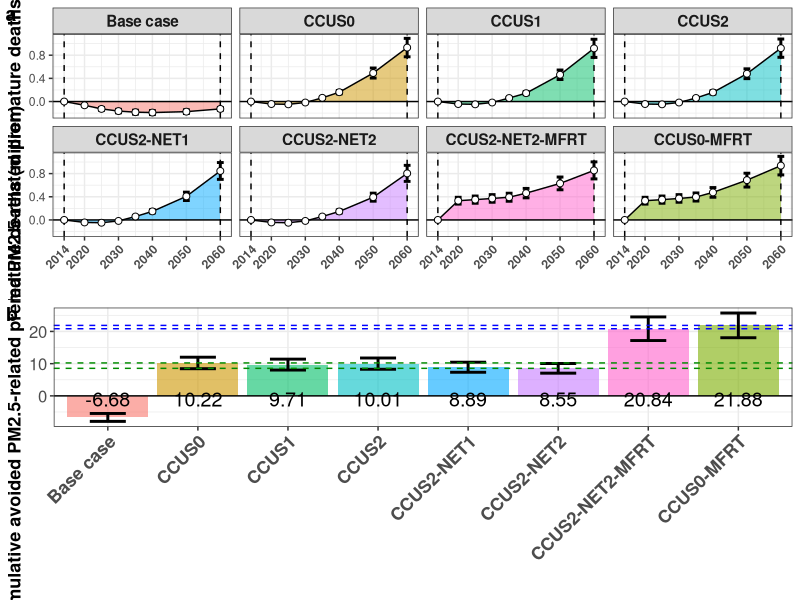

Write R code to recreate this figure.
library(readxl)
library(dplyr)
library(ggplot2)

df = read_xlsx('./data/health data.xlsx')
df$deaths = df$deaths/1000000
df$upper = df$upper/1000000
df$ci = abs(df$upper-df$deaths)
p1=ggplot(df,aes(x=year,y=deaths))+geom_area(aes(fill = scenario),alpha = .5)+geom_line()+facet_wrap(~factor(scenario,,levels = c('Base case','CCUS0','CCUS1','CCUS2',
                                                                                                           'CCUS2-NET1','CCUS2-NET2','CCUS2-NET2-MFRT',
                                                                                                           'CCUS0-MFRT')),nrow = 2,scales = 'fixed')+
  theme_bw()+labs(x='',y='Avoided PM2.5-related premature deaths (million)')+geom_hline(yintercept = 0)+geom_vline(xintercept = c(2014,2060),lty=2)+
  geom_errorbar(aes(ymin = deaths-ci,ymax = deaths+ci),lwd=1,width =2)+geom_point(shape=21,fill='white',size=2)+theme(axis.title = element_text(size=13,face = 'bold'),
                                                                                                                      strip.text = element_text(size=11,face = 'bold'),
                                                                                                                      axis.text.x = element_text(face = 'bold',angle = 45,hjust = 1),
                                                                                                                      legend.position = '')+
  scale_x_continuous(breaks = c(2014,2020,2030,2040,2050,2060))



deathsbox = c()

for (i in 1:8) {
  

s = unique(df$scenario)[i]
fit = lm(deaths ~ I(year^4)+I(year^3)+I(year^2),data = filter(df,scenario == s))
f = function(x) fit$coefficients[1]+fit$coefficients[2]*x^4+fit$coefficients[3]*x^3+fit$coefficients[4]*x^2
res = integrate(f,lower = 2014,upper = 2060)$value
deathsbox = c(deathsbox,res)
}

deathsboxupper = c()

for (i in 1:8) {
  
  
  s = unique(df$scenario)[i]
  fit = lm(upper ~ I(year^4)+I(year^3)+I(year^2),data = filter(df,scenario == s))
  f = function(x) fit$coefficients[1]+fit$coefficients[2]*x^4+fit$coefficients[3]*x^3+fit$coefficients[4]*x^2
  res = integrate(f,lower = 2014,upper = 2060)$value
  deathsboxupper = c(deathsboxupper,res)
}

cumulative = array(data = NA,dim = c(8,3))%>%as.data.frame()
names(cumulative) = c('scenario','deaths','ci')
cumulative$scenario = c('Base case','CCUS0','CCUS1','CCUS2',
                    'CCUS2-NET1','CCUS2-NET2','CCUS2-NET2-MFRT',
                    'CCUS0-MFRT')
cumulative$deaths = deathsbox
cumulative$ci = abs(deathsboxupper-deathsbox)
p2=ggplot(data = cumulative,aes(x=factor(scenario,,levels = c('Base case','CCUS0','CCUS1','CCUS2',
                                                           'CCUS2-NET1','CCUS2-NET2','CCUS2-NET2-MFRT',
                                                           'CCUS0-MFRT')),y=deaths))+geom_bar(stat = 'identity',aes(fill=scenario),alpha = .6)+geom_errorbar(aes(ymin = deaths-ci,ymax = deaths+ci),lwd=1,width = .4)+
  theme_bw()+geom_hline(yintercept = 0)+labs(x='',y='Cumulative avoided PM2.5-related premature deaths (million)')+theme(axis.title = element_text(size=13,face = 'bold'),
                                                                                                                         axis.text.x = element_text(face = 'bold',size=13,hjust=1,angle = 45),
                                                                                                                         axis.text.y = element_text(size=12),
                                                                                                                         legend.position = '')+
  geom_text(aes(x=factor(scenario,,levels = c('Base case','CCUS0','CCUS1','CCUS2',
                                              'CCUS2-NET1','CCUS2-NET2','CCUS2-NET2-MFRT',
                                              'CCUS0-MFRT')),y=-1,label = round(deaths,2)),size=5)+
  geom_hline(yintercept = c(10.22,8.55),lty=2,color='green4')+geom_hline(yintercept = c(20.84,21.88),lty=2,color='blue')
cowplot::plot_grid(p1,p2,nrow = 2,labels = c('a','b'))
